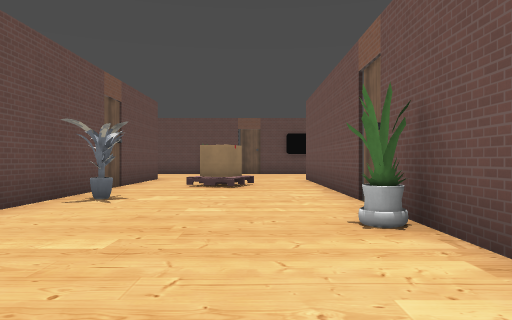
view 1 (above)

21 first-person views from a walk through a 3-D level made in the Godot game engine. The camera is 1.4 m above the floor, looks level and sees 70° across. The floor is counted in squares, 2.25 m on a side. Each view is taken from the middle of a square. On the plan, view 1 faces up. The plan holds only what a view shows up to about 10 squares ahead; the rest is blank. The place goes on beyond the plan. Some surface patterns are stand-ins.

view 2
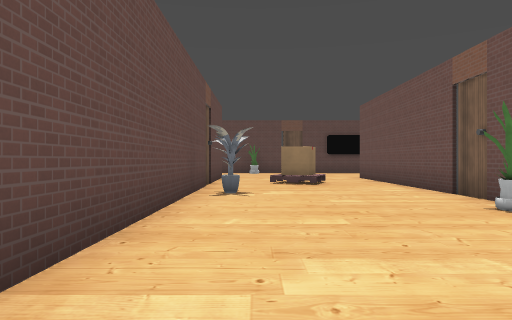

view 3
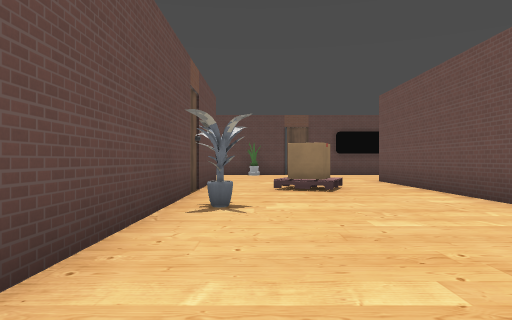

view 4
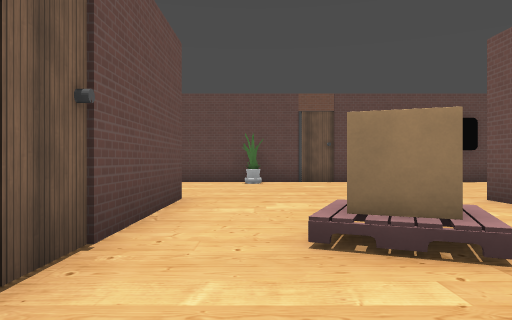

view 5
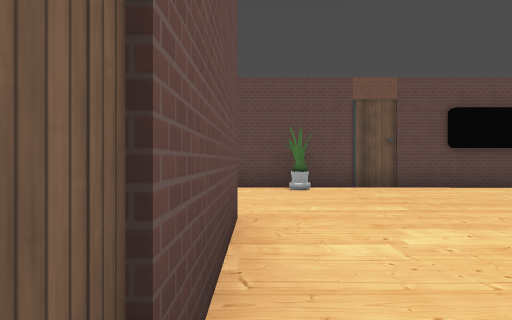

view 6
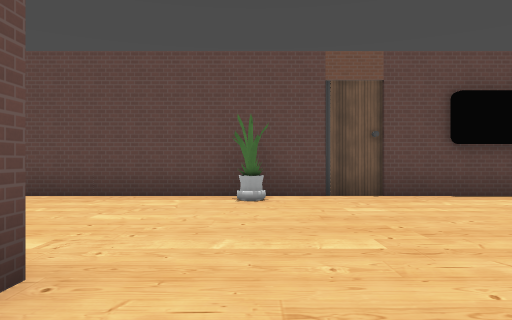

view 7
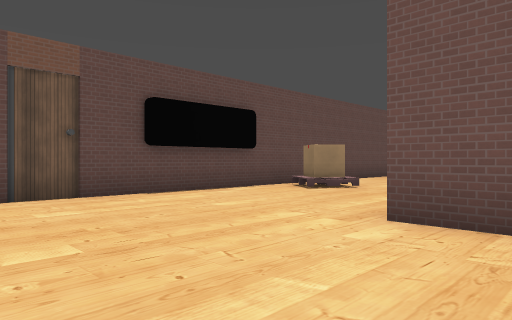

view 8
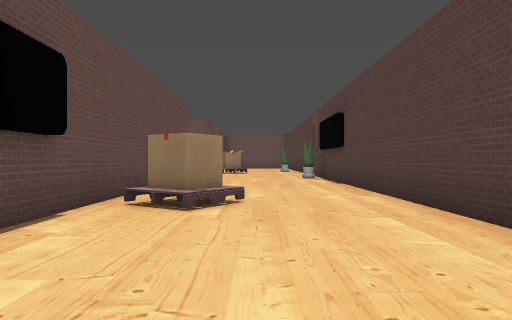

view 9
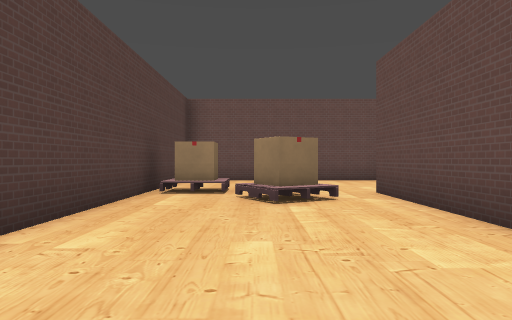

view 10
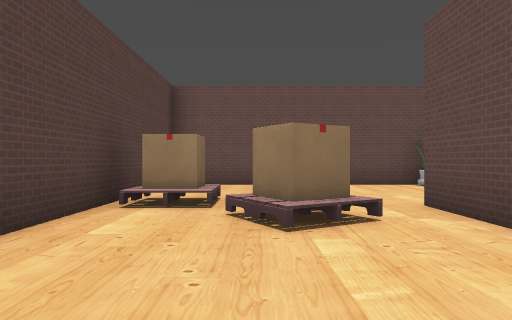

view 11
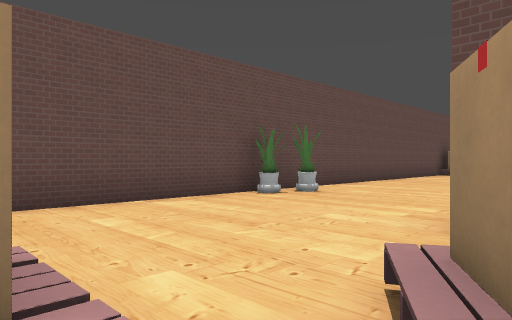

view 12
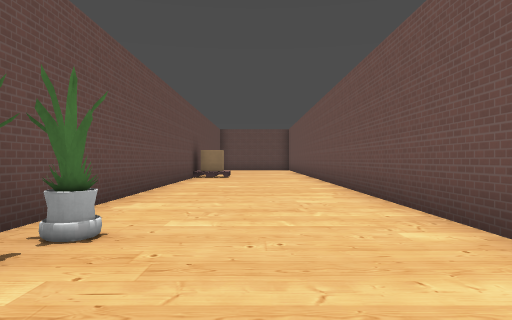

view 13
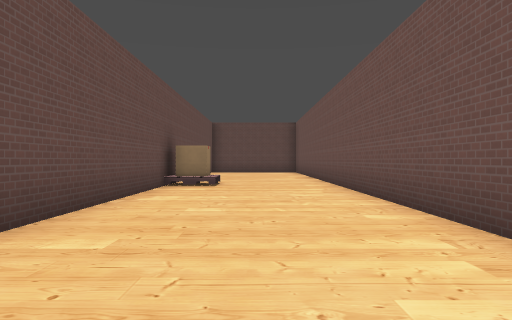

view 14
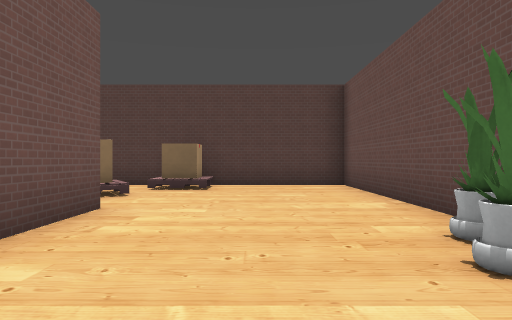

view 15
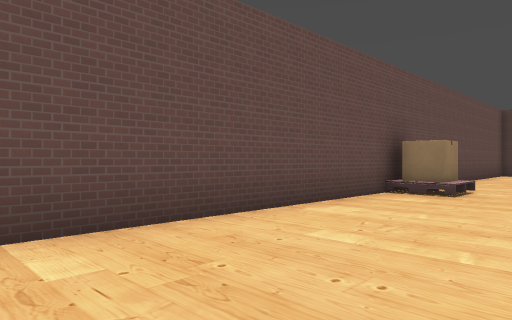

view 16
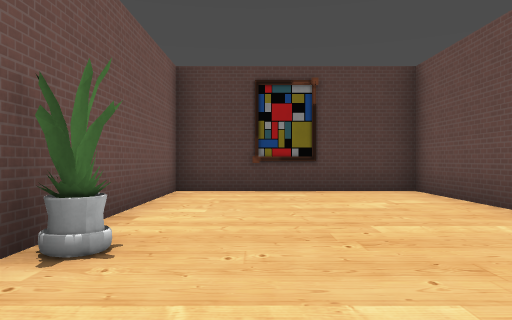

view 17
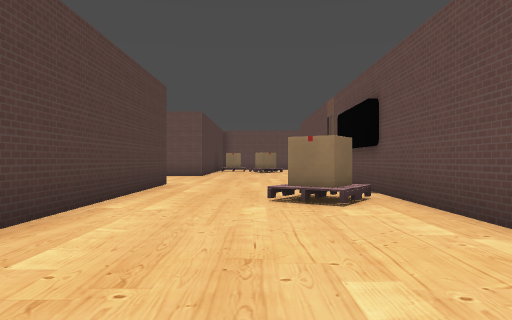

view 18
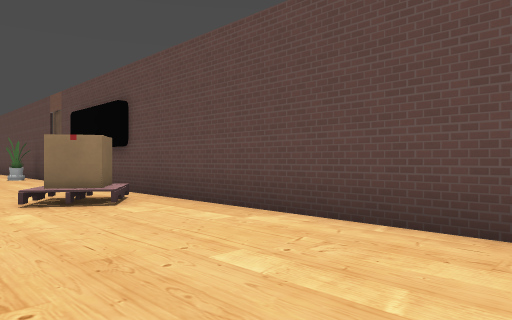

view 19
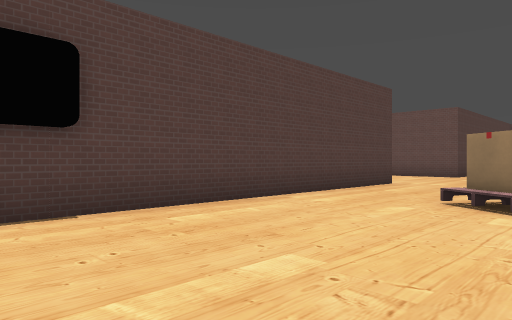

view 20
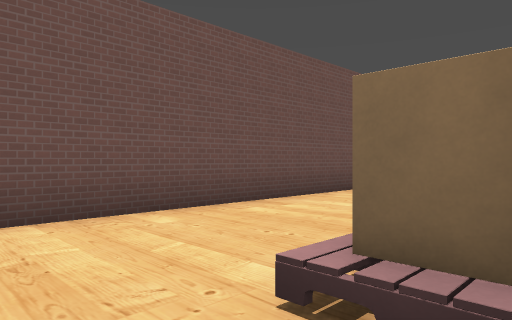

view 21
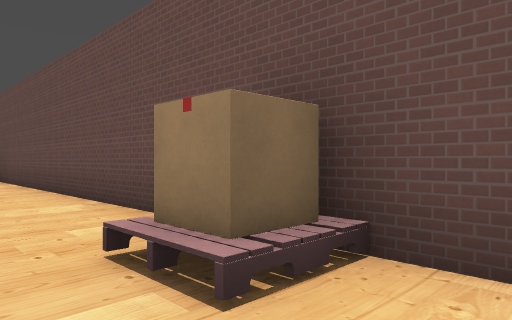

### Floor plan
Points are (right, up) in squares from view 1. A wall is a line through its corners. A room is listed if a view was taken in it or the views show most of it. See-through windows are left out.
Room 1 (views 1, 2, 3, 4, 5, 6, 7, 8, 9, 10, 11, 16, 17, 18, 19)
walls: (-0.3, 9.2) (-0.6, 8.4) (-1.4, 8.7); (-3.2, 12) (-3.2, -1.3) (1.6, -1.3) (1.6, 11.7) (10.2, 11.7); (4.6, 14.7) (5.2, 15.5); (5, 15.7) (5.8, 15.1) (5.4, 14.5) (4.6, 15); (-6.5, 14.4) (-7.1, 14); (-8, 11.9) (-4, 11.9); (-6.9, 15.1) (-6.3, 14.2); (-8, 13.2) (-8, 12.4); (10.5, 16.3) (-8, 16.3)
low walls: (5, 14.5) (4.4, 14.8) (5, 15.7); (5.1, 15.1) (4.7, 15.3); (-6.3, 14.2) (-7, 13.8); (-7.8, 13.5) (-7.8, 12.1)
ways out: opening at (-7.5, 15.5) to room 2
Room 2 (view 12)
walls: (-8, 16.3) (-8, 17.5); (-8.7, 12.5) (-8.7, 13.2) (-8, 13.2); (-7, 13.8) (-7.5, 14.7); (-12.2, 18.4) (-12.2, 11.9) (-8, 11.9)
ways out: opening at (-7.5, 15.5) to room 1; opening at (-9.5, 18.5) to room 3
Room 3 (views 13, 14, 15, 20, 21)
walls: (-12, 29.6) (-11.2, 29.6) (-11.2, 28.9) (-12, 28.9); (-12.2, 30.6) (-12.2, 18.4); (-8, 17.5) (-8, 30.4)
ways out: opening at (-9.5, 18.5) to room 2

Positions as (right, up) in squares from view 1, and headings:
1: (0, 0), facing up
2: (-2, -1), facing up
3: (-2, 1), facing up
4: (-2, 6), facing up
5: (-3, 8), facing up
6: (-2, 10), facing up
7: (-2, 10), facing up-right
8: (0, 14), facing right
9: (-1, 14), facing left
10: (-3, 14), facing left
11: (-7, 13), facing up-left
12: (-10, 16), facing up
13: (-10, 20), facing up
14: (-10, 21), facing down
15: (-9, 22), facing up-left
16: (0, 6), facing down
17: (11, 14), facing left
18: (11, 13), facing up-left
19: (11, 16), facing down-left
20: (-12, 31), facing down-right
21: (-10, 31), facing down-left
